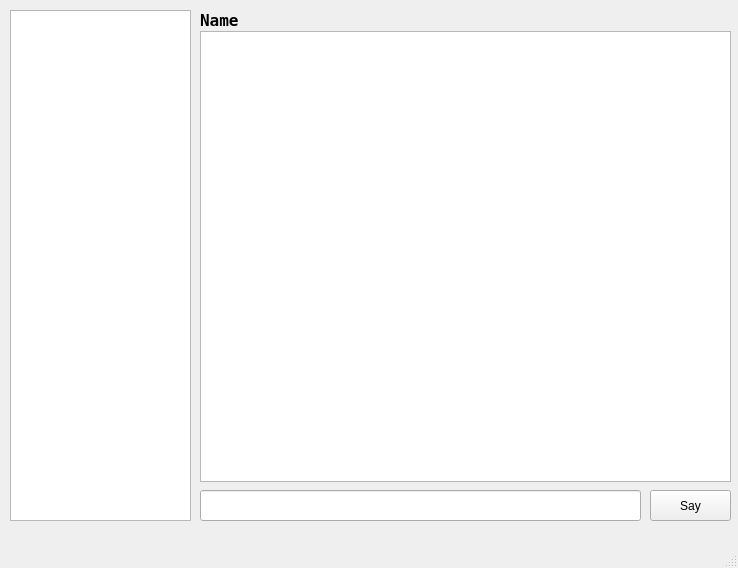
<?xml version="1.0" encoding="UTF-8"?>
<ui version="4.0">
 <class>Winwork</class>
 <widget class="QMainWindow" name="Winwork">
  <property name="geometry">
   <rect>
    <x>0</x>
    <y>0</y>
    <width>738</width>
    <height>568</height>
   </rect>
  </property>
  <property name="windowTitle">
   <string>MainWindow</string>
  </property>
  <widget class="QWidget" name="centralwidget">
   <widget class="QListWidget" name="listContacts">
    <property name="geometry">
     <rect>
      <x>10</x>
      <y>10</y>
      <width>181</width>
      <height>511</height>
     </rect>
    </property>
   </widget>
   <widget class="QPushButton" name="butSay">
    <property name="geometry">
     <rect>
      <x>650</x>
      <y>490</y>
      <width>81</width>
      <height>31</height>
     </rect>
    </property>
    <property name="text">
     <string>Say</string>
    </property>
   </widget>
   <widget class="QListWidget" name="listDialog">
    <property name="geometry">
     <rect>
      <x>200</x>
      <y>31</y>
      <width>531</width>
      <height>451</height>
     </rect>
    </property>
   </widget>
   <widget class="QLabel" name="lblName">
    <property name="geometry">
     <rect>
      <x>200</x>
      <y>10</y>
      <width>111</width>
      <height>21</height>
     </rect>
    </property>
    <property name="font">
     <font>
      <family>DejaVu Sans Mono</family>
      <pointsize>12</pointsize>
      <weight>75</weight>
      <bold>true</bold>
     </font>
    </property>
    <property name="text">
     <string>Name</string>
    </property>
   </widget>
   <widget class="QLineEdit" name="txtMessage">
    <property name="geometry">
     <rect>
      <x>200</x>
      <y>490</y>
      <width>441</width>
      <height>31</height>
     </rect>
    </property>
   </widget>
  </widget>
  <widget class="QMenuBar" name="menubar">
   <property name="geometry">
    <rect>
     <x>0</x>
     <y>0</y>
     <width>738</width>
     <height>22</height>
    </rect>
   </property>
  </widget>
  <widget class="QStatusBar" name="statusbar"/>
 </widget>
 <resources/>
 <connections/>
</ui>
